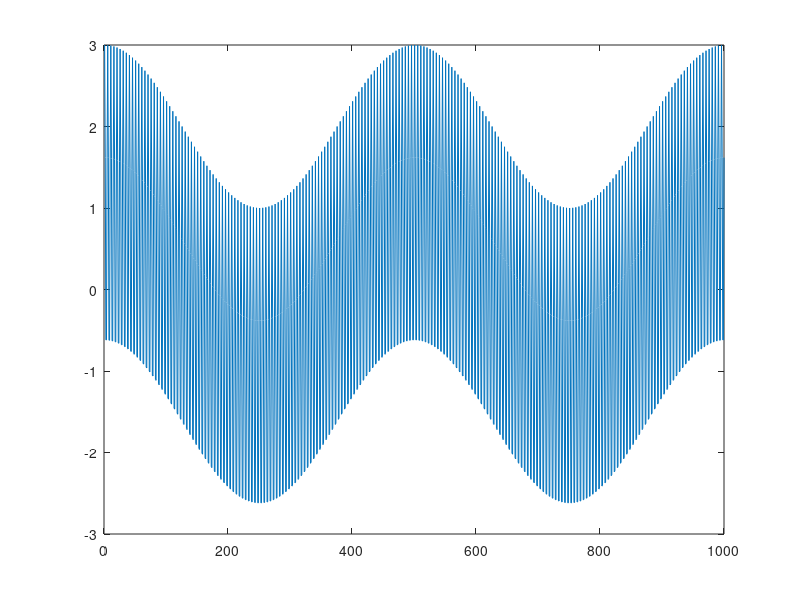
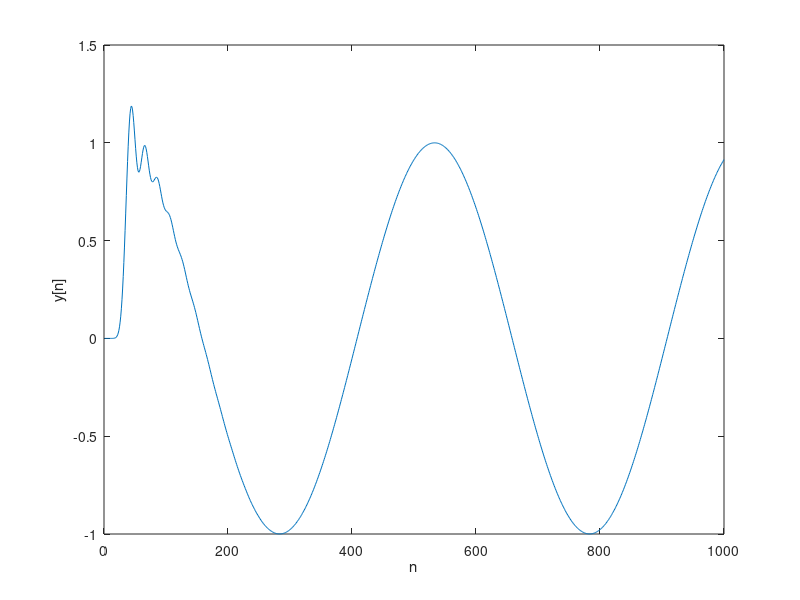
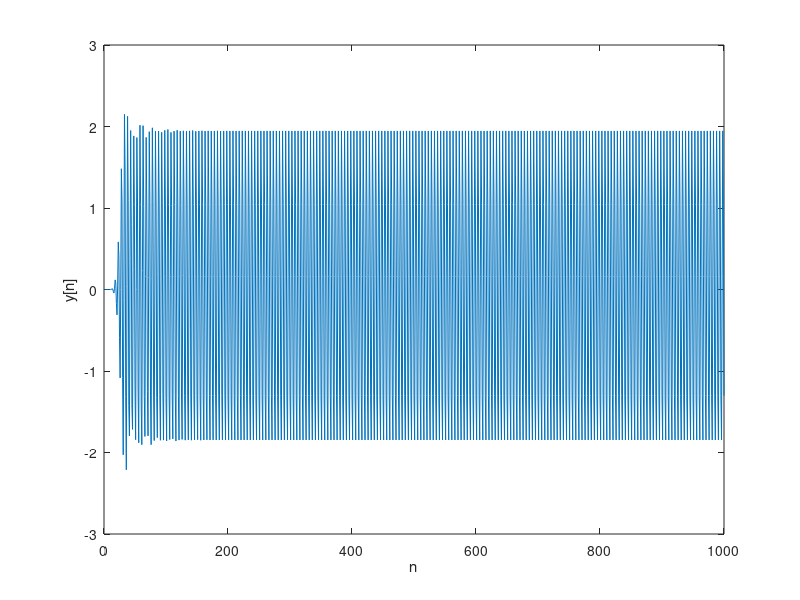

The MATLAB script that drew these images, in order:
Ts=0.002;
f1=100;
M=1000;
L=16;
fc=0.1;
n=1:1:M;
[b,a]=butter(L,fc,'low');
x=cos(2*pi*(n-1)*Ts)+2*cos(2*pi*f1*(n-1)*Ts);
figure(1)
plot(n,x);
y=filter(b,a,x);
figure(2)
plot(n,y);
xlabel('n');
ylabel('y[n]');

[d,c]=butter(L,[0.25,0.5],'bandpass');
y=filter(d,c,x);
figure(3)
plot(n,y);
xlabel('n');
ylabel('y[n]');




